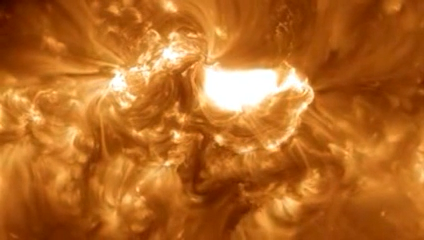
#> input picture first_practice/incendio.png, 424 x 240 px, found by its file name
$ python main.py
#> lines starting #> are read from the running program, lines starting #| are printed output that depends on the picture
import os
import numpy as np
import cv2

img = cv2.imread('first_practice/incendio.png',)
#> img is the input picture: shape (240, 424, 3); mean B, G, R 35, 104.4, 182.1

b,g,r = cv2.split(img)
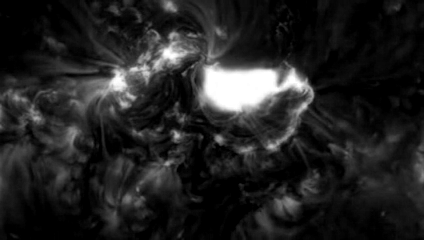
#> b: shape (240, 424); min 0, max 255, mean 35
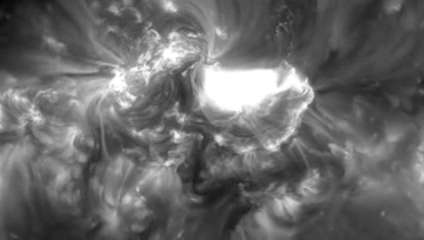
#> g: shape (240, 424); min 2, max 255, mean 104.4
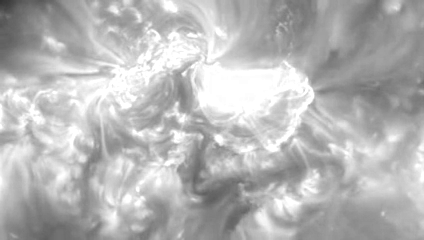
#> r: shape (240, 424); min 50, max 255, mean 182.1
gray = cv2.cvtColor(img, cv2.COLOR_BGR2GRAY)

output_folder = 'first_practice/csv_output'
if not os.path.exists(output_folder):
    os.makedirs(output_folder)

def save_channel_to_csv(channel, filename):
    filepath = os.path.join(output_folder, filename)
    np.savetxt(filepath, channel, delimiter=',', fmt='%d')

save_channel_to_csv(r, 'canal_rojo.csv')
save_channel_to_csv(g, 'canal_verde.csv')
save_channel_to_csv(b, 'canal_azul.csv')
save_channel_to_csv(gray, 'escala_grises.csv')

converted_output_folder = 'first_practice/converted_image_output'
if not os.path.exists(converted_output_folder):
    os.makedirs(converted_output_folder)

red_image_path = os.path.join(converted_output_folder, 'imagen_rojo.png')
green_image_path = os.path.join(converted_output_folder, 'imagen_verde.png')
blue_image_path = os.path.join(converted_output_folder, 'imagen_azul.png')
gray_image_path = os.path.join(converted_output_folder, 'imagen_gris.png')

cv2.imwrite(red_image_path, r)
cv2.imwrite(green_image_path, g)
cv2.imwrite(blue_image_path, b)
cv2.imwrite(gray_image_path, gray)
